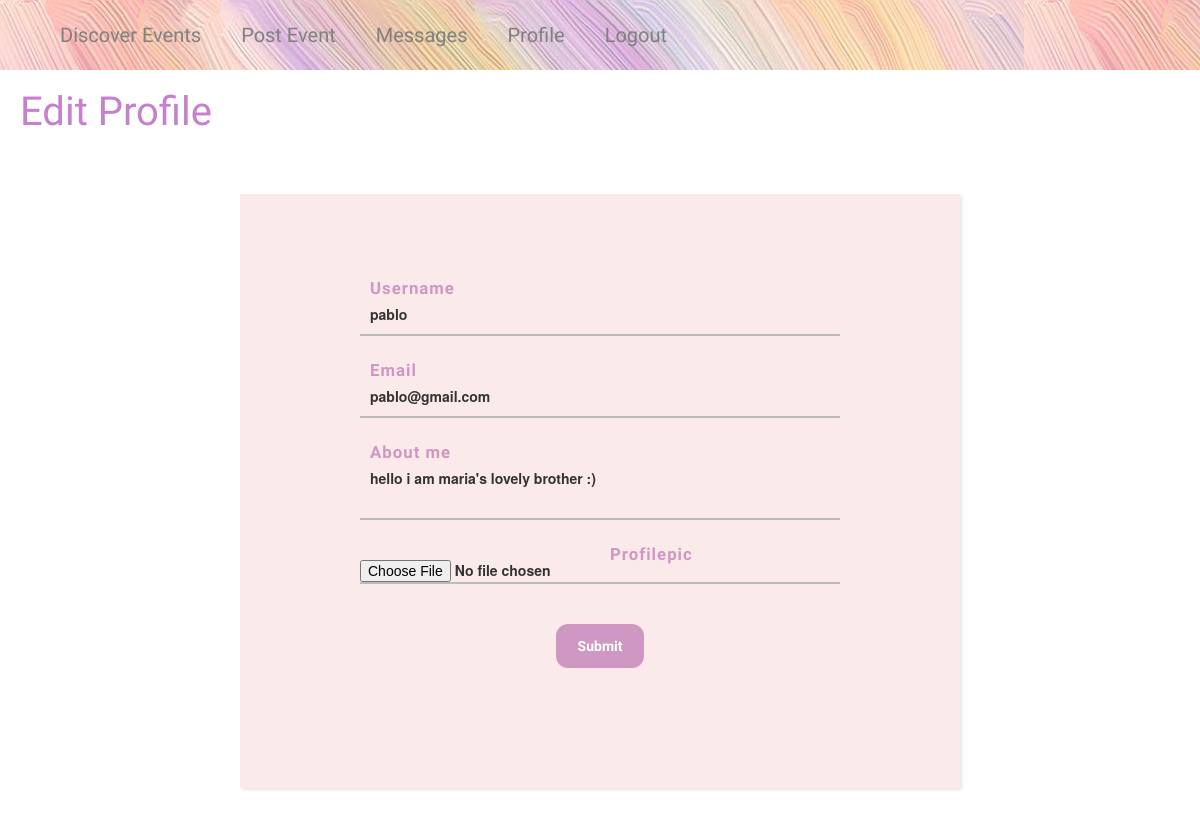
The page /edit_profile (signed in) on the database its author committed.
### app/models.py (models this page shows, shortened)
class User(UserMixin, db.Model):
    __tablename__ = 'user'
    id = db.Column(db.Integer, primary_key=True)
    username = db.Column(db.String(64), index=True, unique=True)
    email = db.Column(db.String(120), index=True, unique=True)
    password_hash = db.Column(db.String(128))
    profilepic = db.Column(db.String(50))
    posts = db.relationship('Post', backref='author', lazy='dynamic')
    about_me = db.Column(db.String(200))
    last_seen = db.Column(db.DateTime, default=datetime.utcnow)
    followed = db.relationship(
        'User', secondary=followers,
        primaryjoin=(followers.c.follower_id == id),
        secondaryjoin=(followers.c.followed_id == id),
        backref=db.backref('followers', lazy='dynamic'), lazy='dynamic')
    messages_sent = db.relationship('Message',foreign_keys='Message.sender_id',backref='author', lazy='dynamic')
    messages_received = db.relationship('Message',foreign_keys='Message.recipient_id',backref='recipient', lazy='dynamic')
    last_message_read_time = db.Column(db.DateTime)
    notifications = db.relationship('Notification', backref='user',lazy='dynamic')
    def new_messages(self):
        last_read_time = self.last_message_read_time or datetime(1900, 1, 1)
        return Message.query.filter_by(recipient=self).filter(
            Message.timestamp > last_read_time).count()

### Certi Working.py (the view)
@app.route('/edit_profile', methods=['GET', 'POST'])
@login_required
def edit_profile():
    form = EditProfileForm(current_user.username, current_user.email)
    if form.validate_on_submit():
        try:
            file = request.files['profilepicture']
            filename = form.username.data + '.png'
            file.save(os.path.join(app.root_path, 'static/profile_pics', filename))
            current_user.profilepic = url_for('static', filename='profile_pics/' + filename)
        except:
            pass
        current_user.username = form.username.data
        current_user.about_me = form.about_me.data
        current_user.email = form.email.data
        db.session.commit()
        flash('Your changes have been saved.')
        return redirect(url_for('edit_profile'))
    elif request.method == 'GET':
        form.username.data = current_user.username
        form.about_me.data = current_user.about_me
        form.email.data = current_user.email
    return render_template('edit_profile.html', title='Edit Profile', form=form)

### app/forms.py (shortened to what this page needs)
class EditProfileForm(FlaskForm):
  username = StringField('Username', validators=[DataRequired()])
  email = StringField('Email', validators=[DataRequired(), Email()])
  about_me = TextAreaField('About me', validators=[Length(min=0, max=200)])
  profilepic = FileField(validators=[FileAllowed(['png'], 'Png only')])
  submit = SubmitField('Submit')
  def __init__(self, original_username, original_email, *args, **kwargs):
    super(EditProfileForm, self).__init__(*args, **kwargs)
    self.original_username = original_username
    self.original_email = original_email

### Certi Working.py (called while the page is built)
@app.before_request
def before_request():
    if current_user.is_authenticated:
        current_user.last_seen = datetime.utcnow()
        db.session.commit()

### app/models.py (called while the page is built)
@login.user_loader
def load_user(id):
    return User.query.get(int(id))

### app/templates/edit_profile.html (shortened to what this page needs)
<head>
  <link rel="stylesheet" href="{{ url_for('static', filename='css/style.css') }}"/>
</head>
{% extends "base.html" %}
{% import 'bootstrap/wtf.html' as wtf %}
{% block app_content %}
    <h1 class="event-name">Edit Profile</h1>
    <div>
        {% if form %}
          <form class="postform back-form"method="post" enctype="multipart/form-data">
            <label class="post-label">
              {{ form.username.label (class="label-txt") }}
              {{ form.username (class="input") }}
              <div class="line-box">
              </div>
            </label>
            <label class="post-label">
              {{ form.email.label (class="label-txt") }}
              {{ form.email (class="input") }}
              <div class="line-box">
              </div>
            </label>
            <label class="post-label">
              {{ form.about_me.label (class="label-txt") }}
              {{ form.about_me (class="input") }}
              <div class="line-box">
              </div>
            </label>
            <label class="post-label">
              {{ form.profilepic.label (class="label-txt") }}
              {{ form.profilepic }}
              <div class="line-box">
              </div>
            </label>
            <label class="post-label">
              {{ form.submit (class="button") }}
            </label>
          </form>
        {% else %}
          <h1>Something went wrong!</h1>
        {% endif %}
    </div>
{% endblock %}

### app/static/css/style.css (style rules this page uses)
textarea { resize: none; }
.back-form { background-color: #CEEAF7; margin: 0; }
.post-label { display: block; position: relative; margin: 40px 0px; }
.input { width: 100%; padding: 10px; background: transparent; border: none; outline: none; }
.line-box { position: relative; width: 100%; height: 2px; background: #BCBCBC; }
.postform { width: 60%; margin: 60px auto; background: #FAEAEA; padding: 60px 120px 80px 120px; text-align: center; -webkit-box-shadow: 2px 2px 3px rgba(0,0,0,0.1); box-shadow: 2px 2px 3px rgba(0,0,0,0.1); }
.label-txt { position: absolute; top: -1.6em; padding: 10px; font-family: "Delius Unicase"; font-size: 1.2em; letter-spacing: 1px; color: #CF98C2; transition: ease .3s; }
.button { background-color: #CF98C2; color: white; font-family: "Delius Unicase"; border-radius: 12px; border: 2px solid #CF98C2; padding: 10px 20px; }
.event-name { font-family: 'Delius Unicase'; color: #C581CC; font-size: 40px; padding-left: 20px; }

### rows shown on the page
User: username "pablo", email "pablo@gmail.com", about_me "hello i am maria's lovely brother :)"
